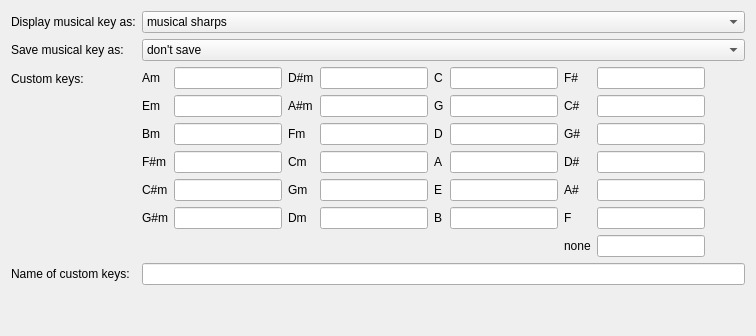
     <widget class="QWidget" name="tab_8">
      <attribute name="icon">
       <iconset resource="../../resources.qrc">
        <normaloff>:/icons/resources/musicKey.png</normaloff>:/icons/resources/musicKey.png</iconset>
      </attribute>
      <attribute name="title">
       <string>MusicalKey</string>
      </attribute>
      <layout class="QVBoxLayout" name="verticalLayout_18">
       <item>
        <layout class="QFormLayout" name="formLayout_3">
         <property name="labelAlignment">
          <set>Qt::AlignmentFlag::AlignLeading|Qt::AlignmentFlag::AlignLeft|Qt::AlignmentFlag::AlignVCenter</set>
         </property>
         <item row="0" column="0">
          <widget class="QLabel" name="label_12">
           <property name="text">
            <string>Display musical key as:</string>
           </property>
          </widget>
         </item>
         <item row="0" column="1">
          <widget class="QComboBox" name="displayMusicKey">
           <item>
            <property name="text">
             <string>musical sharps</string>
            </property>
           </item>
           <item>
            <property name="text">
             <string>musical flats</string>
            </property>
           </item>
           <item>
            <property name="text">
             <string>open key</string>
            </property>
           </item>
           <item>
            <property name="text">
             <string>custom format</string>
            </property>
           </item>
          </widget>
         </item>
         <item row="1" column="0">
          <widget class="QLabel" name="label_29">
           <property name="text">
            <string>Save musical key as:</string>
           </property>
          </widget>
         </item>
         <item row="1" column="1">
          <widget class="QComboBox" name="saveMusicKey">
           <item>
            <property name="text">
             <string>don't save</string>
            </property>
           </item>
           <item>
            <property name="text">
             <string>musical sharps</string>
            </property>
           </item>
           <item>
            <property name="text">
             <string>musical flats</string>
            </property>
           </item>
           <item>
            <property name="text">
             <string>open key</string>
            </property>
           </item>
           <item>
            <property name="text">
             <string>custom format</string>
            </property>
           </item>
          </widget>
         </item>
         <item row="2" column="0">
          <widget class="QLabel" name="label_34">
           <property name="text">
            <string>Custom keys:</string>
           </property>
          </widget>
         </item>
         <item row="2" column="1">
          <layout class="QGridLayout" name="gridLayout_7">
           <item row="0" column="1">
            <widget class="QLineEdit" name="customMusicalKey_15"/>
           </item>
           <item row="0" column="5">
            <widget class="QLineEdit" name="customMusicalKey_16"/>
           </item>
           <item row="1" column="0">
            <widget class="QLabel" name="label_31">
             <property name="text">
              <string>Em</string>
             </property>
            </widget>
           </item>
           <item row="3" column="0">
            <widget class="QLabel" name="label_33">
             <property name="text">
              <string>F#m</string>
             </property>
            </widget>
           </item>
           <item row="0" column="3">
            <widget class="QLineEdit" name="customMusicalKey_3"/>
           </item>
           <item row="2" column="0">
            <widget class="QLabel" name="label_32">
             <property name="text">
              <string>Bm</string>
             </property>
            </widget>
           </item>
           <item row="0" column="7">
            <widget class="QLineEdit" name="customMusicalKey_4"/>
           </item>
           <item row="0" column="4">
            <widget class="QLabel" name="label_36">
             <property name="text">
              <string>C</string>
             </property>
            </widget>
           </item>
           <item row="0" column="6">
            <widget class="QLabel" name="label_37">
             <property name="text">
              <string>F#</string>
             </property>
            </widget>
           </item>
           <item row="0" column="8">
            <spacer name="horizontalSpacer_13">
             <property name="orientation">
              <enum>Qt::Orientation::Horizontal</enum>
             </property>
             <property name="sizeHint" stdset="0">
              <size>
               <width>40</width>
               <height>20</height>
              </size>
             </property>
            </spacer>
           </item>
           <item row="0" column="0">
            <widget class="QLabel" name="label_30">
             <property name="text">
              <string>Am</string>
             </property>
            </widget>
           </item>
           <item row="1" column="1">
            <widget class="QLineEdit" name="customMusicalKey_17"/>
           </item>
           <item row="2" column="1">
            <widget class="QLineEdit" name="customMusicalKey_19"/>
           </item>
           <item row="3" column="1">
            <widget class="QLineEdit" name="customMusicalKey_21"/>
           </item>
           <item row="4" column="1">
            <widget class="QLineEdit" name="customMusicalKey_23"/>
           </item>
           <item row="5" column="1">
            <widget class="QLineEdit" name="customMusicalKey_1"/>
           </item>
           <item row="4" column="0">
            <widget class="QLabel" name="label_38">
             <property name="text">
              <string>C#m</string>
             </property>
            </widget>
           </item>
           <item row="5" column="0">
            <widget class="QLabel" name="label_39">
             <property name="text">
              <string>G#m</string>
             </property>
            </widget>
           </item>
           <item row="5" column="2">
            <widget class="QLabel" name="label_44">
             <property name="text">
              <string>Dm</string>
             </property>
            </widget>
           </item>
           <item row="4" column="2">
            <widget class="QLabel" name="label_43">
             <property name="text">
              <string>Gm</string>
             </property>
            </widget>
           </item>
           <item row="3" column="2">
            <widget class="QLabel" name="label_42">
             <property name="text">
              <string>Cm</string>
             </property>
            </widget>
           </item>
           <item row="2" column="2">
            <widget class="QLabel" name="label_41">
             <property name="text">
              <string>Fm</string>
             </property>
            </widget>
           </item>
           <item row="1" column="2">
            <widget class="QLabel" name="label_35">
             <property name="text">
              <string>A#m</string>
             </property>
            </widget>
           </item>
           <item row="0" column="2">
            <widget class="QLabel" name="label_40">
             <property name="text">
              <string>D#m</string>
             </property>
            </widget>
           </item>
           <item row="1" column="3">
            <widget class="QLineEdit" name="customMusicalKey_5"/>
           </item>
           <item row="2" column="3">
            <widget class="QLineEdit" name="customMusicalKey_7"/>
           </item>
           <item row="3" column="3">
            <widget class="QLineEdit" name="customMusicalKey_9"/>
           </item>
           <item row="4" column="3">
            <widget class="QLineEdit" name="customMusicalKey_11"/>
           </item>
           <item row="5" column="3">
            <widget class="QLineEdit" name="customMusicalKey_13"/>
           </item>
           <item row="1" column="4">
            <widget class="QLabel" name="label_45">
             <property name="text">
              <string>G</string>
             </property>
            </widget>
           </item>
           <item row="2" column="4">
            <widget class="QLabel" name="label_46">
             <property name="text">
              <string>D</string>
             </property>
            </widget>
           </item>
           <item row="3" column="4">
            <widget class="QLabel" name="label_47">
             <property name="text">
              <string>A</string>
             </property>
            </widget>
           </item>
           <item row="4" column="4">
            <widget class="QLabel" name="label_48">
             <property name="text">
              <string>E</string>
             </property>
            </widget>
           </item>
           <item row="5" column="4">
            <widget class="QLabel" name="label_49">
             <property name="text">
              <string>B</string>
             </property>
            </widget>
           </item>
           <item row="1" column="6">
            <widget class="QLabel" name="label_50">
             <property name="text">
              <string>C#</string>
             </property>
            </widget>
           </item>
           <item row="2" column="6">
            <widget class="QLabel" name="label_51">
             <property name="text">
              <string>G#</string>
             </property>
            </widget>
           </item>
           <item row="3" column="6">
            <widget class="QLabel" name="label_52">
             <property name="text">
              <string>D#</string>
             </property>
            </widget>
           </item>
           <item row="4" column="6">
            <widget class="QLabel" name="label_53">
             <property name="text">
              <string>A#</string>
             </property>
            </widget>
           </item>
           <item row="5" column="6">
            <widget class="QLabel" name="label_54">
             <property name="text">
              <string>F</string>
             </property>
            </widget>
           </item>
           <item row="8" column="6">
            <widget class="QLabel" name="label_55">
             <property name="text">
              <string>none</string>
             </property>
            </widget>
           </item>
           <item row="8" column="7">
            <widget class="QLineEdit" name="customMusicalKey_25"/>
           </item>
           <item row="1" column="5">
            <widget class="QLineEdit" name="customMusicalKey_18"/>
           </item>
           <item row="2" column="5">
            <widget class="QLineEdit" name="customMusicalKey_20"/>
           </item>
           <item row="3" column="5">
            <widget class="QLineEdit" name="customMusicalKey_22"/>
           </item>
           <item row="4" column="5">
            <widget class="QLineEdit" name="customMusicalKey_24"/>
           </item>
           <item row="5" column="5">
            <widget class="QLineEdit" name="customMusicalKey_2"/>
           </item>
           <item row="1" column="7">
            <widget class="QLineEdit" name="customMusicalKey_6"/>
           </item>
           <item row="2" column="7">
            <widget class="QLineEdit" name="customMusicalKey_8"/>
           </item>
           <item row="3" column="7">
            <widget class="QLineEdit" name="customMusicalKey_10"/>
           </item>
           <item row="4" column="7">
            <widget class="QLineEdit" name="customMusicalKey_12"/>
           </item>
           <item row="5" column="7">
            <widget class="QLineEdit" name="customMusicalKey_14"/>
           </item>
          </layout>
         </item>
         <item row="3" column="0">
          <widget class="QLabel" name="label_56">
           <property name="text">
            <string>Name of custom keys:</string>
           </property>
          </widget>
         </item>
         <item row="3" column="1">
          <widget class="QLineEdit" name="customMusicKeyName"/>
         </item>
        </layout>
       </item>
       <item>
        <spacer name="verticalSpacer_8">
         <property name="orientation">
          <enum>Qt::Orientation::Vertical</enum>
         </property>
         <property name="sizeHint" stdset="0">
          <size>
           <width>20</width>
           <height>40</height>
          </size>
         </property>
        </spacer>
       </item>
      </layout>
     </widget>
